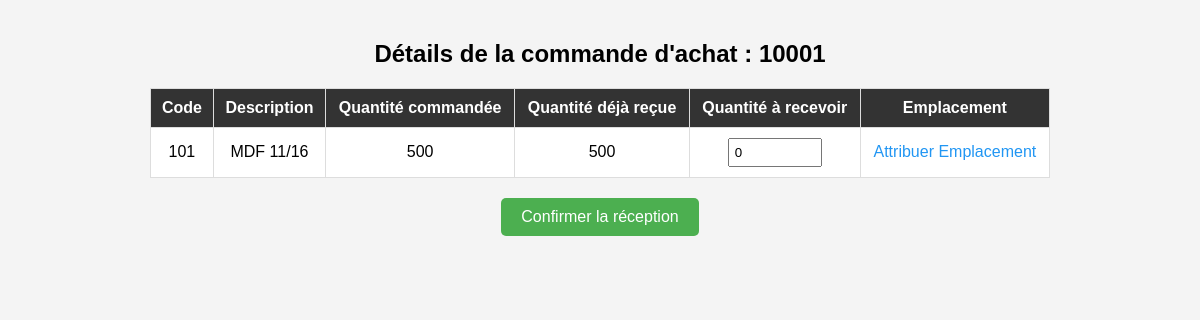
The app's page /reception/commande/1 with its own data.
### app/models/achat.py (models this page shows, shortened)
class Achat(db.Model):
    __tablename__ = 'achat'
    id = db.Column(db.Integer, primary_key=True)
    po = db.Column(db.String(50), unique=True, nullable=False)
    date_achat = db.Column(db.DateTime, default=datetime.utcnow)
    fournisseur = db.Column(db.String(100))
    prix = db.Column(db.Float)
    projet_id = db.Column(db.Integer, db.ForeignKey('projet.id'), nullable=True)
    lignes_achat = db.relationship("LigneAchat", back_populates="achat", cascade="all, delete-orphan")

### app/models/produit.py (models this page shows, shortened)
class Produit(db.Model):
    __tablename__ = 'produit'
    id = db.Column(db.Integer, primary_key=True)
    code = db.Column(db.String(50), unique=True, nullable=False)
    description = db.Column(db.String(255))
    materiaux = db.Column(db.String(100))
    categorie = db.Column(db.String(100))
    quantite = db.Column(db.Integer, default=0)
    historique = db.Column(db.Text, default='[]')  # Historique des modifications, stocké en JSON
    projets_associes = db.relationship("ProduitProjet", back_populates="produit", cascade="all, delete-orphan")
    lignes_achat = db.relationship("LigneAchat", back_populates="produit", cascade="all, delete-orphan")
    lignes_commande = db.relationship("LigneCommandeProduction", back_populates="produit", cascade="all, delete-orphan")
    stocks = db.relationship("Stock", back_populates="produit", cascade="all, delete-orphan")

### app/models/associations.py (models this page shows, shortened)
class LigneAchat(db.Model):
    __tablename__ = 'ligneachat'
    id = db.Column(db.Integer, primary_key=True)
    quantite = db.Column(db.Integer, default=0)
    achat_id = db.Column(db.Integer, db.ForeignKey('achat.id'), nullable=False)
    produit_id = db.Column(db.Integer, db.ForeignKey('produit.id'), nullable=False)
    achat = db.relationship("Achat", back_populates="lignes_achat")
    produit = db.relationship("Produit", back_populates="lignes_achat")

### app/routes/reception_routes.py (the view)
@reception_bp.route("/commande/<int:achat_id>", methods=["GET"])
def details_commande(achat_id):
    achat = Achat.query.get(achat_id)
    if not achat:
        flash("Commande d'achat introuvée.", "error")
        return redirect(url_for("reception.reception"))
    details = []
    for ligne in achat.lignes_achat:
        produit = ligne.produit  # Relation définie dans LigneAchat
        quantite_recue = sum(
            lr.quantite_recue for lr in produit.lignes_reception_detail if lr.reception.achat_id == achat.id
        )
        details.append({
            "produit_id": produit.id,
            "code": produit.code,
            "description": produit.description,
            "quantite_commandee": ligne.quantite,
            "quantite_recue": quantite_recue,
            "quantite_manquante": ligne.quantite - quantite_recue
        })
    return render_template("reception_commande.html", achat=achat, details=details)

### app/templates/reception_commande.html (shortened to what this page needs)
<!DOCTYPE html>
<html lang="fr">
<head>
</head>
<body>
    <h2>Détails de la commande d'achat : {{ achat.po }}</h2>
    <form id="confirmationForm" method="POST" action="{{ url_for('reception.confirmer_reception') }}">
        <table>
            <thead>
                <tr>
                    <th>Code</th>
                    <th>Description</th>
                    <th>Quantité commandée</th>
                    <th>Quantité déjà reçue</th>
                    <th>Quantité à recevoir</th>
                    <th>Emplacement</th>
                </tr>
            </thead>
            <tbody>
                {% for detail in details %}
                <tr>
                    <td>{{ detail.code }}</td>
                    <td>{{ detail.description }}</td>
                    <td>{{ detail.quantite_commandee }}</td>
                    <td>{{ detail.quantite_recue }}</td>
                    <td>
                        <input type="number" name="qte_{{ detail.produit_id }}" min="0" max="{{ detail.quantite_manquante }}" value="{{ detail.quantite_manquante }}">
                    </td>
                    <td>
                        <a href="/plan?produit_id={{ detail.produit_id }}&achat_id={{ achat.id }}" class="attribuer-emplacement">Attribuer Emplacement</a>
                    </td>
                </tr>
                {% endfor %}
            </tbody>
        </table>
        <button type="submit">Confirmer la réception</button>
    </form>
</body>
</html>

### app/templates/reception_commande.html (style rules this page uses)
body { font-family: Arial, sans-serif; background-color: #f4f4f4; margin: 0; padding: 20px; }
h2 { text-align: center; }
table { width: 100%; border-collapse: collapse; background: white; margin: 20px auto; max-width: 900px; }
th, td { border: 1px solid #ddd; padding: 10px; text-align: center; }
th { background-color: #333; color: white; }
input[type="number"] { width: 80px; padding: 5px; }
button { display: block; margin: 20px auto; padding: 10px 20px; font-size: 16px; background-color: #4CAF50; color: white; border: none; border-radius: 5px; cursor: pointer; }
.attribuer-emplacement { color: #2196F3; cursor: pointer; text-decoration: none; }

### records on screen
Achat: po "10001"
Produit: code "101", description "MDF 11/16"
LigneAchat: quantite_commandee "500"

### other values on screen
{{ detail.quantite_recue }} "500"
